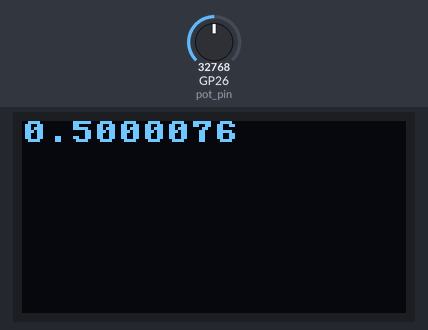
A program run on a simulated Raspberry Pi Pico running MicroPython. On the bench: 128×64 one-colour display. Inputs (shaded band) come from the test bench; at power-on: GP26 (pot_pin) = 32768 (analog values on the 0–65535 scale).

Above: at 5.2 s.
5.3 s: GP26 (pot_pin) set to 45874
At 6.1 s:
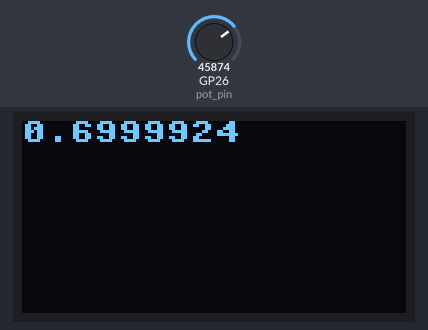
6.8 s: GP26 (pot_pin) set to 57670
At 7.2 s:
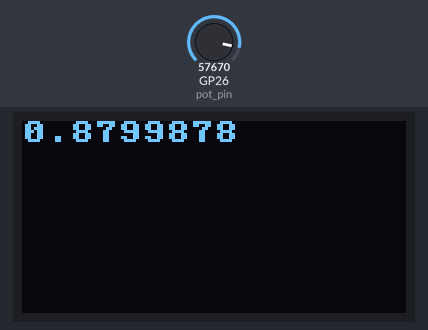
8.3 s: GP26 (pot_pin) set to 65535
At 9.6 s:
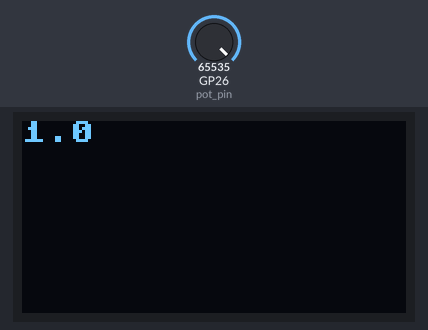
Timing chart, 0 to 11.3 s (numbered marks = the images above; inputs shaded):
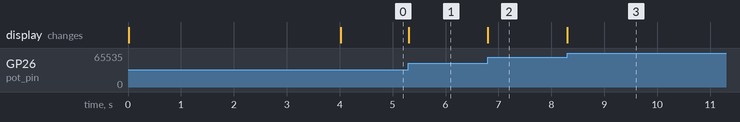

Measured:
- after the input at 5.3 s, the display: changes at once (image 1)
- after the input at 6.8 s, the display: changes at once (image 2)
- after the input at 8.3 s, the display: changes at once (image 3)

The program:

15_oled_and_adc.py
```python
# INSTALL    ssd1306   FROM   Tools -> Manage packages...

from machine import Pin, ADC, SPI
import time
import ssd1306 # this is the library for the OLED


#######################################################################
# SETTING UP

# define the analog signal
pot_pin = ADC(Pin(26))

# let's use the OLED library to define an SPI object


spi = SPI(
    0,                      # Select SPI interface 0 on the Raspberry Pi Pico
    baudrate=10_000_000,    # Set the SPI communication speed to 10 MHz
    polarity=0,             # Keep the clock low when idle (CPOL = 0)
    phase=0,                # Read data on the first clock edge (CPHA = 0)
    sck=Pin(18),            # Use GP18 as the SPI clock (SCK) pin
    mosi=Pin(19)            # Use GP19 to send data from the Pico to the device
)

dc =    Pin(21) # Data/Command
res =   Pin(20) # Reset
cs =    Pin(17) # Chip Select

# now we use the SPI object to define an OLED object
oled = ssd1306.SSD1306_SPI(
    128,    # width
    64,     # height
    spi,
    dc,
    res,
    cs
)


#######################################################################
# INITIALIZE

oled.fill(0)                        # clear the screen
oled.text("My Brand",    0, 0)      # write on x=0 and y=0 (top left corner)
oled.text("By me",       0, 20)     # write on x=0 and y=20 (middle left)
oled.text("ADC Live",    0, 40)     # write on x=40 and y=0 (bottom left)
oled.show()                         # display the drawings


time.sleep(4)


#######################################################################
# MAIN LOOP

while True:

    pot_value = pot_pin.read_u16()

    pot_norm = pot_value / 65535

    oled.fill(0)
    oled.text(str(pot_norm), 0, 0)
    oled.show()
```
